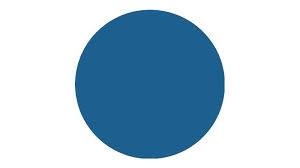
#> input picture img_pros/2.jpeg, 300 x 168 px
$ python star_7.py   (older library calls are emulated)
#> lines starting #> are read from the running program, lines starting #| are printed output that depends on the picture; after the words box and inside, x2 and y2 are one past the last pixel; in counts of white or black regions, pixels touching at a corner belong together; long printed decimals are rounded
import cv2 as cv2
import numpy as np
import math
frame = cv2.imread('2.jpeg')
#> frame is the input picture: shape (168, 300, 3); mean B, G, R 215.4, 199, 176
#read every frame from the camera
    #converting image to hsv
hsv = cv2.cvtColor(frame, cv2.COLOR_RGB2HSV)
#> hsv: shape (168, 300, 3); mean H, S, V 11.5, 70.5, 215.5
    #defining the lower adn higher frame for blue color
lower=np.array([0,100,100])
upper = np.array([20,255,255])
    #defining the threadshold value
mask = cv2.inRange(hsv, lower, upper)
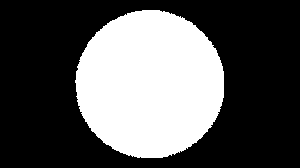
#> mask: shape (168, 300); 34.3% white; 1 white region
res = cv2.bitwise_and(frame, frame, mask=mask)
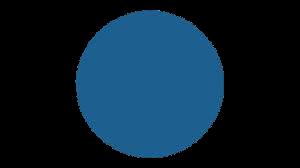
#> res: shape (168, 300, 3); mean B, G, R 48.9, 32.6, 10.2
_,contour, _ =cv2.findContours(mask,cv2.RETR_EXTERNAL,cv2.CHAIN_APPROX_SIMPLE)
#> contour = 1 contour; box (x1, y1, x2, y2) and area: (75, 10, 224, 158) 17084
img = cv2.drawContours(frame,contour,-1,(0,255,0),1)
cnt = contour[0]
#> cnt = contour of 273 points, box (x1, y1, x2, y2) (75, 10, 224, 158), area 17084
area = cv2.contourArea(cnt)
#> area = 17084
print(area)
#| 17084.0
radius = math.sqrt (area/3.14)
#> radius = 73.76
print(radius)
#| 73.762
frame =cv2.putText(frame,"the radius is: "+str(radius), (0,150),cv2.FONT_HERSHEY_COMPLEX_SMALL,1,(0,255,0),1,cv2.LINE_AA)
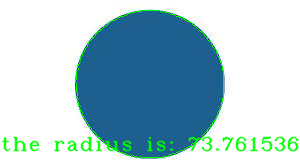
#> frame: shape (168, 300, 3); mean B, G, R 209.7, 201.1, 171.5
cv2.imshow('frame', frame)

cv2.imshow('mask', res)
cv2.waitKey(10000)
